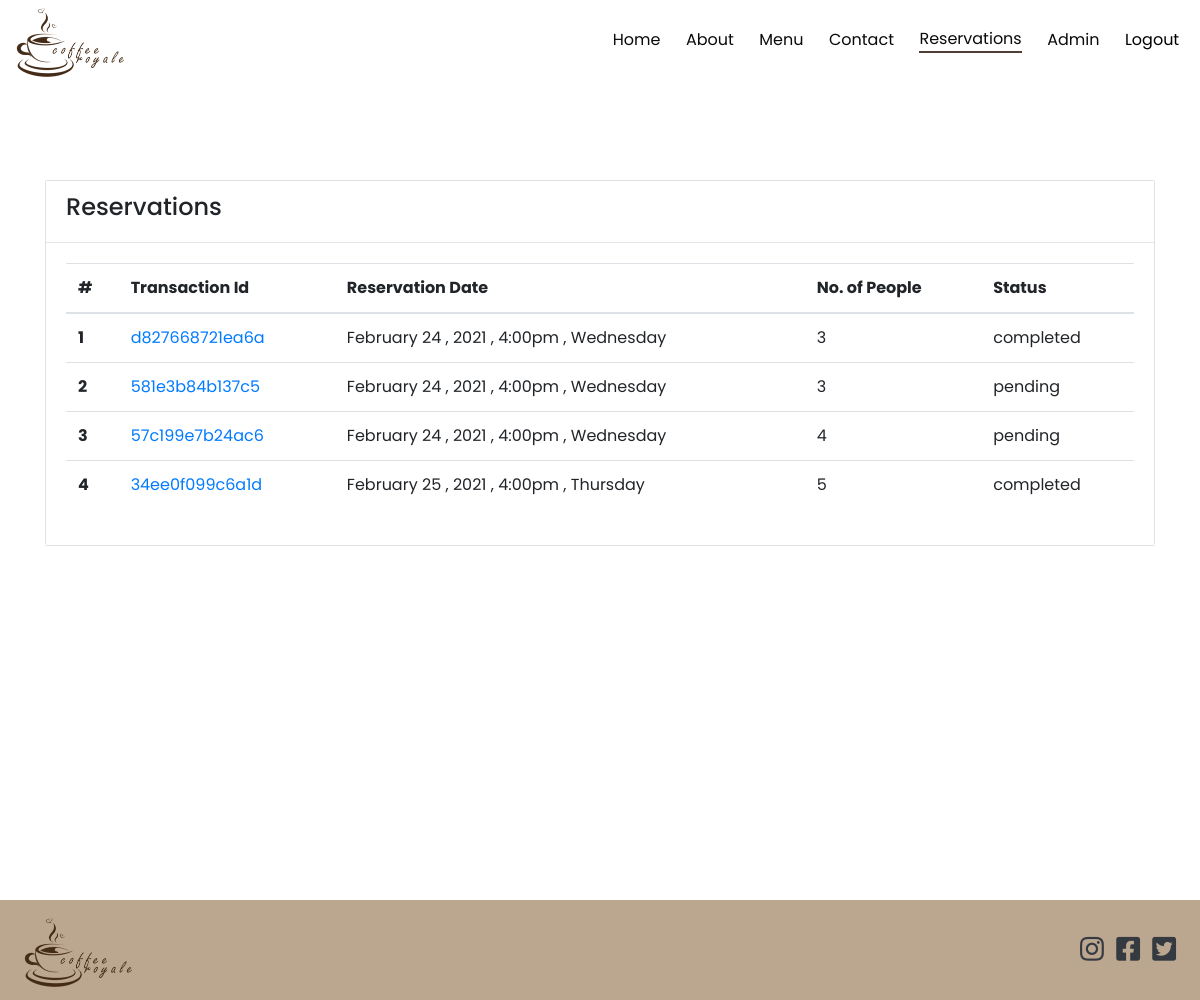
Page /reservations.php (signed in) on the committed database.
### tables this page shows
CREATE TABLE `reservations` (
  `id` int(11) NOT NULL,
  `transaction_id` varchar(50) NOT NULL,
  `date_time` datetime NOT NULL,
  `no_of_people` int(11) NOT NULL,
  `contact_number` varchar(50) NOT NULL,
  `status` varchar(50) NOT NULL DEFAULT 'pending',
  `user_id` int(11) NOT NULL,
  `created_at` timestamp NOT NULL DEFAULT current_timestamp()
);

### app/config/Config.php (called while the page is built, shortened)
<?php
class Connection
{
    public $conn;
    public function __construct()
    {
        try {
            $dsn = 'mysql:host=' . HOST . ';dbname=' . DB_NAME;
            $this->conn = new PDO($dsn, USERNAME, PASSWORD);
            $this->conn->setAttribute(PDO::ATTR_DEFAULT_FETCH_MODE, PDO::FETCH_OBJ);
            $this->conn->setAttribute(PDO::ATTR_EMULATE_PREPARES, false);
        } catch (PDOException $e) {
            echo "Error!: " . $e->getMessage() . "<br/>";
            die();
        }
        return $this->conn;
    }
}

### app/controllers/ReservationController.php (called while the page is built, shortened)
<?php
class Reservation extends Connection
{
    public function index()
    {
        if (isset($_SESSION['id'])) {
            $sql = "SELECT * from reservations WHERE user_id=:id";
            $stmt = $this->conn->prepare($sql);
            $stmt->execute(['id' => $_SESSION['id']]);
            $reservations = $stmt->fetchAll();
            return $reservations;
        }
    }
}

### app/helpers/formatDate.php (called while the page is built, shortened)
<?php
function formatDate($date)
{
    $d = new DateTime($date);
    return $d->format("F j \, Y \, g:ia \,\n l ");
}

### reservations.php (the view, shortened to what this page needs)
<?php
$reservation = new Reservation();
$reservations = $reservation->index();
?>
<?php require_once BASE . '/app/includes/header.php' ?>
<div class="wrapper">
    <div class="reservations" style="margin-top: 100px">
        <div class="container">
            <div class="card border">
                <div class="card-header d-flex align-items-center">
                    <h4>Reservations</h4>
                </div>
                <div class="card-body">
                    <div class="table-responsive">
                        <?php if ($reservations) : ?>
                            <table class="table">
                                <thead>
                                    <tr>
                                        <th scope="col">#</th>
                                        <th scope="col">Transaction Id</th>
                                        <th scope="col">Reservation Date</th>
                                        <th scope="col">No. of People</th>
                                        <th scope="col">Status</th>
                                    </tr>
                                </thead>
                                <tbody>
                                    <?php foreach ($reservations as $key => $activeReservation) : ?>
                                        <tr>
                                            <th scope="row"><?php echo $key + 1 ?></th>
                                            <td><a href="reservation_detail.php?id=<?php echo $activeReservation->id ?>&user_id=<?php echo $activeReservation->user_id ?>"><?php echo $activeReservation->transaction_id ?></a></td>
                                            <td><?php echo formatDate($activeReservation->date_time) ?></td>
                                            <td><?php echo $activeReservation->no_of_people ?></td>
                                            <td><?php echo $activeReservation->status ?></td>
                                        </tr>
                                    <?php endforeach; ?>
                                </tbody>
                            </table>
                        <?php else : ?>
                            <h2 class="text-secondary text-center">No Reservation Yet</h2>
                        <?php endif; ?>
                    </div>
                </div>
            </div>
        </div>
    </div>
</div>
<?php include 'app/includes/footer.php' ?>

### assets/css/main.css (style rules this page uses)
* { margin: 0; padding: 0; -webkit-box-sizing: border-box; box-sizing: border-box; }
body { font-family: "Poppins", sans-serif; scroll-behavior: smooth; overflow-x: hidden; }
a { text-decoration: none; }

### assets/css/sub-main.css (style rules this page uses)
.reservations { min-height: 90vh; overflow-x: hidden; }

### assets/css/reservation.css (style rules this page uses)
.card { position: relative; display: -webkit-box; display: -ms-flexbox; display: flex; -webkit-box-orient: vertical; -webkit-box-direction: normal; -ms-flex-direction: column; flex-direction: column; min-width: 0; word-wrap: break-word; background-color: #fff; background-clip: border-box; border: 1px solid rgba(0, 0, 0, 0.1); border-radius: 0.1rem; }
.card-header:first-child { border-radius: calc(0.37rem - 1px) calc(0.37rem - 1px) 0 0; }
.card-header { padding: 0.75rem 1.25rem; margin-bottom: 0; background-color: #fff; border-bottom: 1px solid rgba(0, 0, 0, 0.1); }

### rows in the picture
reservations: transaction "d827668721ea6a", date_time "February 24 , 2021 , 4:00pm , Wednesday", no_of_people "3", status "completed"
reservations: transaction "581e3b84b137c5", date_time "February 24 , 2021 , 4:00pm , Wednesday", no_of_people "3", status "pending"
reservations: transaction "57c199e7b24ac6", date_time "February 24 , 2021 , 4:00pm , Wednesday", no_of_people "4", status "pending"
reservations: transaction "34ee0f099c6a1d", date_time "February 25 , 2021 , 4:00pm , Thursday", no_of_people "5", status "completed"
